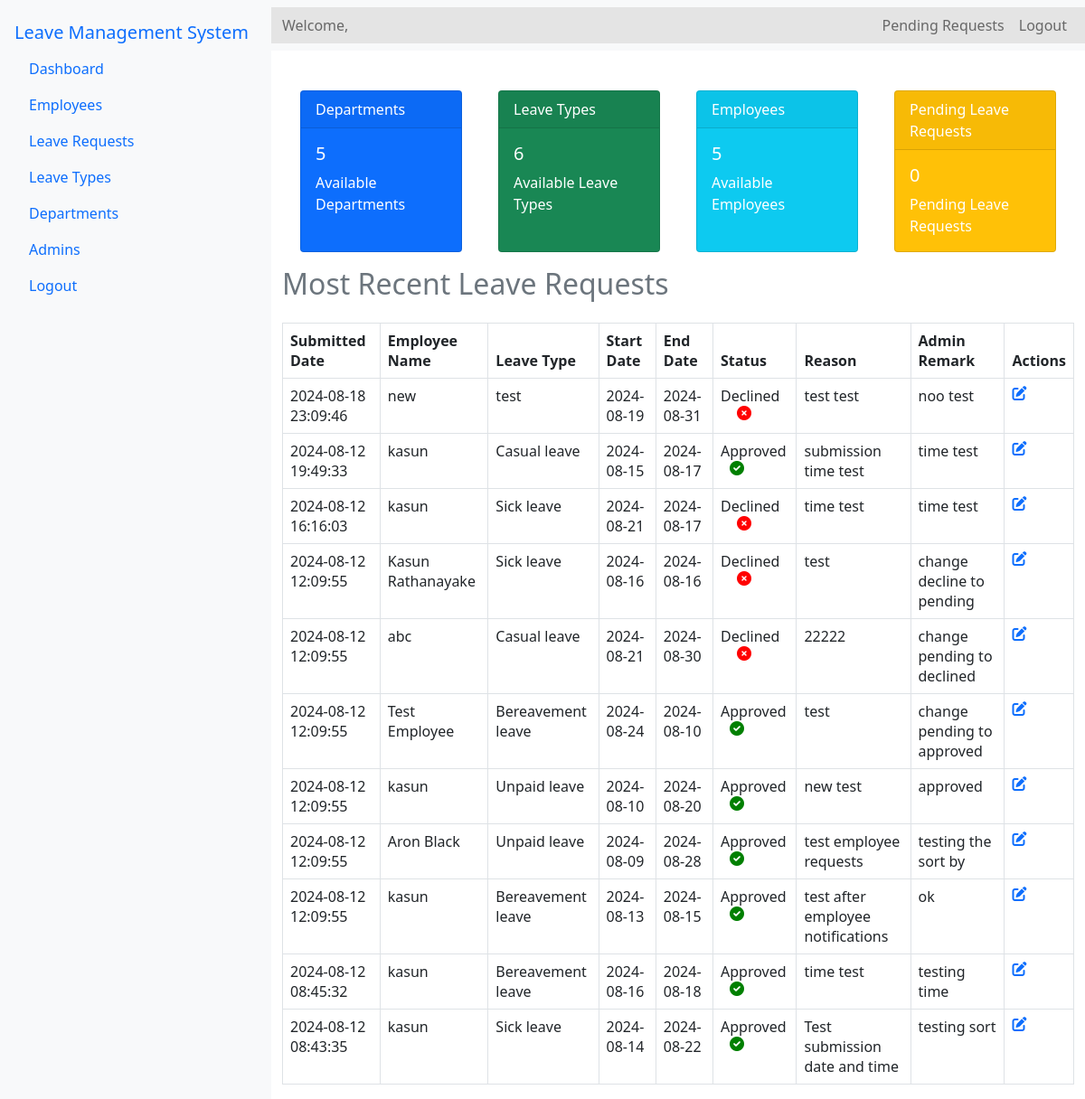
The app's page /Source/admin/a-dashboard.php (signed in), older data.
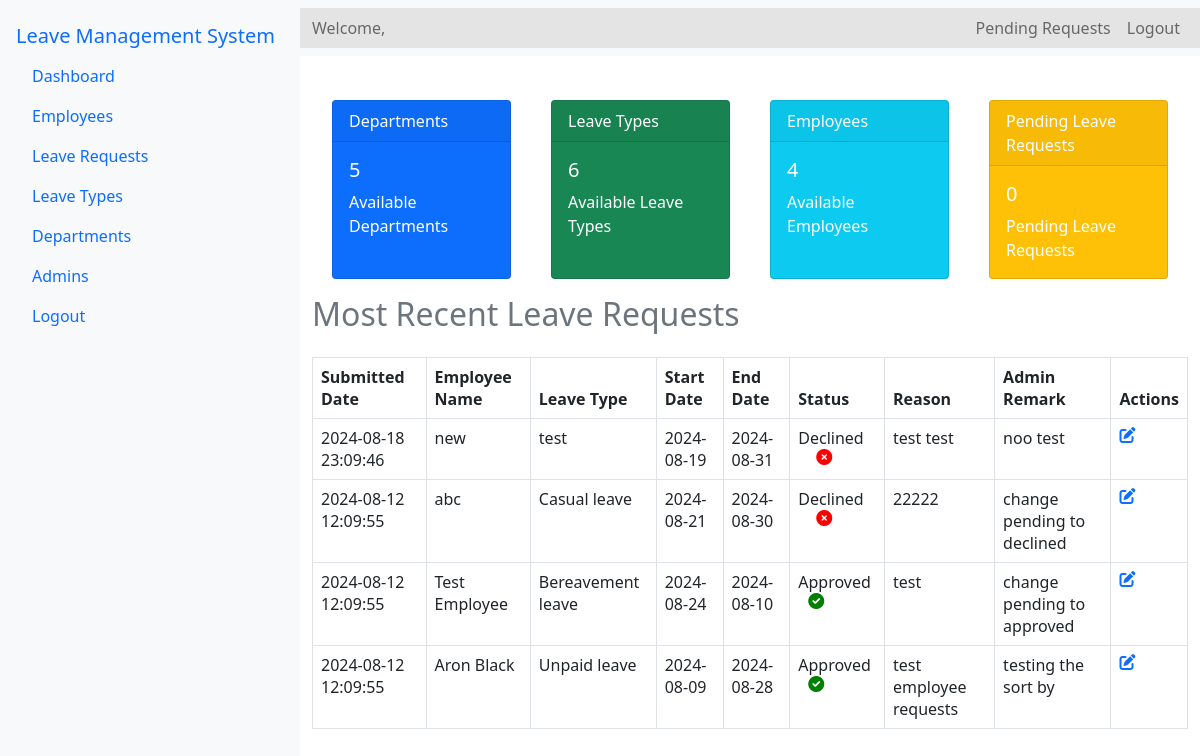
The same page, newer data.
### tables this page shows
CREATE TABLE `leave_list` (
  `E_id` int(11) NOT NULL,
  `leave_id` int(11) NOT NULL,
  `E_name` varchar(100) NOT NULL,
  `Leave_type` varchar(100) NOT NULL,
  `Start` varchar(100) NOT NULL,
  `End` varchar(100) NOT NULL,
  `Status` varchar(100) NOT NULL,
  `Comment` varchar(1000) NOT NULL,
  `A_id` int(11) NOT NULL,
  `a_remark` varchar(1000) NOT NULL,
  `seen` int(11) NOT NULL,
  `submission_date` datetime DEFAULT current_timestamp()
);

### Source/admin/a-dashboard.php (the view, shortened to what this page needs)
<?php
include '../config.php';
$admin_email = $_SESSION['email'];
$stml = $conn->prepare("SELECT A_id, A_name FROM admin WHERE A_email = ?");
$stml->bind_param("s", $admin_email);
$stml->execute();
$stml->store_result();
$stml->bind_result($admin_id, $admin_name);
$departments_count = $conn->query("SELECT COUNT(*) as count FROM departments")->fetch_assoc()['count'];
$leave_types_count = $conn->query("SELECT COUNT(*) as count FROM leave_types")->fetch_assoc()['count'];
$employees_count = $conn->query("SELECT COUNT(*) as count FROM employees")->fetch_assoc()['count'];
$pending_leave_requests_count = $conn->query("SELECT COUNT(*) as count FROM leave_list WHERE Status = 'Pending'")->fetch_assoc()['count'];
$recent_leave_requests_query = "SELECT * FROM leave_list  ORDER BY  submission_date DESC";
$recent_leave_requests_result = $conn->query($recent_leave_requests_query);
?>
<!DOCTYPE html>
<html lang="en">
<head>
    <link rel="stylesheet" href="../bootstrap-5.0.2-dist/css/bootstrap.min.css">
    <link rel="stylesheet" href="../css/admin-dashboard.css">
    <link rel="stylesheet" href="https://cdnjs.cloudflare.com/ajax/libs/font-awesome/6.0.0-beta3/css/all.min.css">
    <link rel="stylesheet" href="../css/main.css">
    <link rel="stylesheet" href="../css/spinner.css">
</head>
<body>
<div class="d-flex">
    <nav class="nav flex-column bg-light p-3" style="width: 300px; min-height: 100vh;">
        <a class="navbar-brand" href="a-dashboard.php">Leave Management System</a>
        <a class="nav-link" href="a-dashboard.php">Dashboard</a>
        <a class="nav-link" href="employees.php">Employees</a>
        <a class="nav-link d-flex justify-content-between align-items-center" href="leave-requests.php">
        Leave Requests
        <a class="nav-link" href="leave-types.php">Leave Types</a>
        <a class="nav-link" href="departments.php">Departments</a>
        <a class="nav-link" href="admins.php">Admins</a>
        <a class="nav-link" href="logout.php" onclick="return confirmLogout();">Logout</a>
    </nav>
    <div class="flex-grow-1">
    <nav class="navbar navbar-expand-lg navbar-light bg-light">
    <div class="container-fluid">
        <span class="navbar-text">
            Welcome, <?php echo $admin_name; ?>
        </span>
        <div class="collapse navbar-collapse" id="navbarNavDropdown">
            <ul class="navbar-nav ms-auto">
                <li class="nav-item">
                    <a class="nav-link" href="leave-requests.php">
                        Pending Requests
                    </a>
                </li>
                <li class="nav-item">
                    <a class="nav-link" href="logout.php" onclick="return confirmLogout();">Logout</a>
                </li>
            </ul>
        </div>
    </div>
</nav>
        <div class="container mt-4">
            <div class="d-flex justify-content-around">
                <div class="card text-white bg-primary mb-3" style="max-width: 18rem;">
                    <div class="card-header">Departments</div>
                    <div class="card-body">
                        <h5 class="card-title"><?php echo htmlspecialchars($departments_count); ?></h5>
                        <p class="card-text">Available Departments</p>
                    </div>
                </div>
                <div class="card text-white bg-success mb-3" style="max-width: 18rem;">
                    <div class="card-header">Leave Types</div>
                    <div class="card-body">
                        <h5 class="card-title"><?php echo htmlspecialchars($leave_types_count); ?></h5>
                        <p class="card-text">Available Leave Types</p>
                    </div>
                </div>
                <div class="card text-white bg-info mb-3" style="max-width: 18rem;">
                    <div class="card-header">Employees</div>
                    <div class="card-body">
                        <h5 class="card-title"><?php echo htmlspecialchars($employees_count); ?></h5>
                        <p class="card-text">Available Employees</p>
                    </div>
                </div>
                <div class="card text-white bg-warning mb-3" style="max-width: 18rem;">
                    <div class="card-header">Pending Leave Requests</div>
                    <div class="card-body">
                        <h5 class="card-title"><?php echo htmlspecialchars($pending_leave_requests_count); ?></h5>
                        <p class="card-text">Pending Leave Requests</p>
                    </div>
                </div>
            </div>
            <h2 class="text-secondary">Most Recent Leave Requests</h2>
            <table class="table table-bordered mt-4">
                <thead>
                    <tr>
                        <th>Submitted Date</th>
                        <th>Employee Name</th>
                        <th>Leave Type</th>
                        <th>Start Date</th>
                        <th>End Date</th>
                        <th>Status</th>
                        <th>Reason</th>
                        <th>Admin Remark</th>
                        <th>Actions</th>
                    </tr>
                </thead>
                <tbody>
                    <?php while ($row = $recent_leave_requests_result->fetch_assoc()): ?>
                    <tr>
                        <td><?php echo htmlspecialchars($row['submission_date']); ?></td>
                        <td><?php echo htmlspecialchars($row['E_name']); ?></td>
                        <td><?php echo htmlspecialchars($row['Leave_type']); ?></td>
                        <td><?php echo htmlspecialchars($row['Start']); ?></td>
                        <td><?php echo htmlspecialchars($row['End']); ?></td>
                        <td>
                            <?php
                                echo htmlspecialchars($row['Status']);
                                if ($row['Status'] == 'Pending') {
                                    echo '<i style="color: orange; margin-left: 24px;" class="fas fa-hourglass-start status-icon status-pending"></i>';
                                } elseif ($row['Status'] == 'Approved') {
                                    echo '<i style="color: green; margin-left: 10px;" class="fas fa-check-circle status-icon status-approved"></i>';
                                } elseif ($row['Status'] == 'Declined') {
                                    echo '<i style="color: red; margin-left: 18px;" class="fas fa-times-circle status-icon status-declined"></i>';
                                }
                            ?>
                        </td>
                        <td><?php echo htmlspecialchars($row['Comment']); ?></td>
                        <td><?php echo htmlspecialchars($row['a_remark']); ?></td>
                        <td>
                            <a href="leave-action.php?leave_id=<?php echo htmlspecialchars($row['leave_id']); ?>" ><i class="fas fa-edit"></i></a>
                        </td>
                    </tr>
                    <?php endwhile; ?>
                </tbody>
            </table>
        </div>
    </div>
</div>
</body>
</html>

### Source/css/admin-dashboard.css (style rules this page uses)
.container { margin-top: 20px; }
.table { margin-top: 20px; }
.card { margin: 20px; flex: 1; }
.status-icon { margin-left: 10px; }
.status-approved { color: green; }
.status-declined { color: red; }
.container-fluid { background-color: rgb(228, 228, 228); }

Row changes from the older to the newer data that the page shows:
removed leave_list: submission_date "2024-08-12 19:49:33", E_name "kasun", Leave_type "Casual leave", Start "2024-08-15", End "2024-08-17", Status "Approved", Comment "submission time test", a_remark "time test"
removed leave_list: submission_date "2024-08-12 16:16:03", E_name "kasun", Leave_type "Sick leave", Start "2024-08-21", End "2024-08-17", Status "Declined", Comment "time test", a_remark "time test"
removed leave_list: submission_date "2024-08-12 12:09:55", E_name "Kasun Rathanayake", Leave_type "Sick leave", Start "2024-08-16", End "2024-08-16", Status "Declined", Comment "test", a_remark "change decline to pending"
removed leave_list: submission_date "2024-08-12 12:09:55", E_name "kasun", Leave_type "Unpaid leave", Start "2024-08-10", End "2024-08-20", Status "Approved", Comment "new test", a_remark "approved"
removed leave_list: submission_date "2024-08-12 12:09:55", E_name "kasun", Leave_type "Bereavement leave", Start "2024-08-13", End "2024-08-15", Status "Approved", Comment "test after employee notifications", a_remark "ok"
removed leave_list: submission_date "2024-08-12 08:45:32", E_name "kasun", Leave_type "Bereavement leave", Start "2024-08-16", End "2024-08-18", Status "Approved", Comment "time test", a_remark "testing time"
removed leave_list: submission_date "2024-08-12 08:43:35", E_name "kasun", Leave_type "Sick leave", Start "2024-08-14", End "2024-08-22", Status "Approved", Comment "Test submission date and time", a_remark "testing sort"
Text that changed along with them:
$employees_count: "5" → "4"
